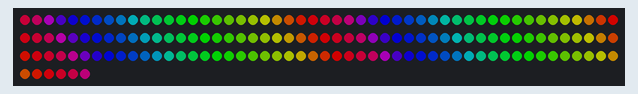
Recording of a sketch running on a simulated Arduino Nano, built with avr-gcc and run on an emulated ATmega328P. On the bench: 156 RGB LEDs in strip order, left to right, continuing on the next row. Dim RGB values are drawn brighter than linear; colours are those a GRB WS2812 strip shows for the declared byte order; the local clock reads 2024-03-15 10:24:30 at power-on unless the sketch sets it; what the sketch prints to the serial monitor is not drawn.

Above: at 3.1 s.
At 90.4 s:
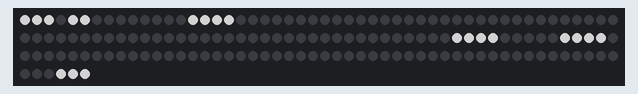

Measured:
- what the display in image 0 shows lasts 5.0 s, from 3.0 s to 8.0 s

The sketch:

WordClockDutch.ino
```cpp
/*
DS3231.ino
Sander de Snaijer
7/24

Turns on led lights based on wired index (index 0 left to right, index 1 right to left, index 2 left to right etc...) and time

Inspired by https://gist.github.com/lean8086 fastLed gist: https://gist.github.com/lean8086/87455e205271c8d83e8e30e5d04b24d4
*/

#include <DS3231.h>
#include <Wire.h>
#include <FastLED.h>

// DS3231
DS3231 myRTC;
bool h12Flag = false;
bool pmFlag = false;
DateTime myDT;

// FastLed
#define DATA_PIN 17 // A3 on Nano
#define TOTAL_LEDS 156
#define BRIGHTNESS 123
#define LED_TYPE WS2812B
#define POWERUP_SAFETY_DELAY 3000  // Avoid to fry the LEDs
#define MAX_SENTENCE_LENGTH 19
#define MAX_HOURS_LENGTH 6
#define MAX_HOURS_STRING_LENGTH 3

CRGB leds[TOTAL_LEDS];

// Clock layout
// HETAISKEENLMX
// TWEEDRIEVIERD
// VIJFZESZEVENG
// DERNEGENXENSX
// ACHTVEER-TIEN
// KWARTELFXSAND
// RTWAALFAVOORP
// OVERXHALFQEEN
// TWEEDRIEVIERQ
// VIJFZESZEVENL
// ACHTNEGENTIEN
// ELFTWAALFXUUR

const uint8_t PROGMEM TopNumbers[12][MAX_HOURS_LENGTH] = {
  { 79, 80, 81, 82, 83, 84 },
  { 7, 8, 9, -1, -1, -1 },
  { 22, 23, 24, 25, -1, -1 },
  { 18, 19, 20, 21, -1, -1 },
  { 14, 15, 16, 17, -1, -1 },
  { 26, 27, 28, 29, -1, -1 },
  { 30, 31, 32, -1, -1, -1 },
  { 33, 34, 35, 36, 37, -1 },
  { 52, 53, 54, 55, -1, -1 },
  { 44, 45, 46, 47, 48, -1 },
  { 61, 62, 63, 64, -1, -1 },
  { 70, 71, 72, -1, -1, -1 },
};

const uint8_t PROGMEM BottomNumbers[12][MAX_HOURS_LENGTH] = {
  { 147, 148, 149, 150, 151, 152 },
  { 91, 92, 93, -1, -1, -1 },
  { 104, 105, 106, 107, -1, -1 },
  { 108, 109, 110, 111, -1, -1 },
  { 112, 113, 114, 115, -1, -1 },
  { 126, 127, 128, 129, -1, -1 },
  { 123, 124, 125, -1, -1, -1 },
  { 118, 119, 120, 121, 122, -1 },
  { 130, 131, 132, 133, -1, -1 },
  { 134, 135, 136, 137, 138, -1 },
  { 139, 140, 141, 142, -1, -1 },
  { 153, 154, 155, -1, -1, -1 },
};

const PROGMEM uint8_t SentenceLetters[60][MAX_SENTENCE_LENGTH] = {
  { 0, 1, 2, 4, 5, -1, -1, -1, -1, -1, -1, -1, -1, -1, -1, -1, -1, -1, -1 },
  { 0, 1, 2, 4, 5, 7, 8, 9, 100, 101, 102, 103, -1, -1, -1, -1, -1, -1, -1 },
  { 0, 1, 2, 4, 5, 22, 23, 24, 25, 100, 101, 102, 103, -1, -1, -1, -1, -1, -1 },
  { 0, 1, 2, 4, 5, 18, 19, 20, 21, 100, 101, 102, 103, -1, -1, -1, -1, -1, -1 },
  { 0, 1, 2, 4, 5, 14, 15, 16, 17, 100, 101, 102, 103, -1, -1, -1, -1, -1, -1 },
  { 0, 1, 2, 4, 5, 26, 27, 28, 29, 100, 101, 102, 103, -1, -1, -1, -1, -1, -1 },
  { 0, 1, 2, 4, 5, 30, 31, 32, 100, 101, 102, 103, -1, -1, -1, -1, -1, -1, -1 },
  { 0, 1, 2, 4, 5, 33, 34, 35, 36, 37, 100, 101, 102, 103, -1, -1, -1, -1, -1 },
  { 0, 1, 2, 4, 5, 52, 53, 54, 55, 100, 101, 102, 103, -1, -1, -1, -1, -1, -1 },
  { 0, 1, 2, 4, 5, 44, 45, 46, 47, 48, 100, 101, 102, 103, -1, -1, -1, -1, -1 },
  { 0, 1, 2, 4, 5, 61, 62, 63, 64, 100, 101, 102, 103, -1, -1, -1, -1, -1, -1 },
  { 0, 1, 2, 4, 5, 70, 71, 72, 100, 101, 102, 103, -1, -1, -1, -1, -1, -1, -1 },
  { 0, 1, 2, 4, 5, 79, 80, 81, 82, 83, 84, 100, 101, 102, 103, -1, -1, -1, -1 },
  { 0, 1, 2, 4, 5, 49, 50, 51, 61, 62, 63, 64, 60, 100, 101, 102, 103, -1, -1 },
  { 0, 1, 2, 4, 5, 56, 57, 58, 59, 61, 62, 63, 64, 60, 100, 101, 102, 103, -1 },
  { 0, 1, 2, 4, 5, 73, 74, 75, 76, 77, 100, 101, 102, 103, -1, -1, -1, -1, -1 },
  { 0, 1, 2, 4, 5, 30, 31, 32, 60, 61, 62, 63, 64, 100, 101, 102, 103, -1, -1 },
  { 0, 1, 2, 4, 5, 33, 34, 35, 36, 37, 60, 61, 62, 63, 64, 100, 101, 102, 103 },
  { 0, 1, 2, 4, 5, 52, 53, 54, 55, 60, 61, 62, 63, 64, 100, 101, 102, 103, -1 },
  { 0, 1, 2, 4, 5, 44, 45, 46, 47, 48, 60, 61, 62, 63, 64, 100, 101, 102, 103 },
  { 0, 1, 2, 4, 5, 61, 62, 63, 64, 86, 87, 88, 89, 95, 96, 97, 98, -1, -1 },
  { 0, 1, 2, 4, 5, 44, 45, 46, 47, 48, 86, 87, 88, 89, 95, 96, 97, 98, -1 },
  { 0, 1, 2, 4, 5, 52, 53, 54, 55, 86, 87, 88, 89, 95, 96, 97, 98, -1, -1 },
  { 0, 1, 2, 4, 5, 33, 34, 35, 36, 37, 86, 87, 88, 89, 95, 96, 97, 98, -1 },
  { 0, 1, 2, 4, 5, 30, 31, 32, 86, 87, 88, 89, 95, 96, 97, 98, -1, -1, -1 },
  { 0, 1, 2, 4, 5, 26, 27, 28, 29, 86, 87, 88, 89, 95, 96, 97, 98, -1, -1 },
  { 0, 1, 2, 4, 5, 14, 15, 16, 17, 86, 87, 88, 89, 95, 96, 97, 98, -1, -1 },
  { 0, 1, 2, 4, 5, 18, 19, 20, 21, 86, 87, 88, 89, 95, 96, 97, 98, -1, -1 },
  { 0, 1, 2, 4, 5, 22, 23, 24, 25, 86, 87, 88, 89, 95, 96, 97, 98, -1, -1 },
  { 0, 1, 2, 4, 5, 7, 8, 9, 86, 87, 88, 89, 95, 96, 97, 98, -1, -1, -1 },
  { 0, 1, 2, 4, 5, 95, 96, 97, 98, -1, -1, -1, -1, -1, -1, -1, -1, -1, -1 },
  { 0, 1, 2, 4, 5, 7, 8, 9, 100, 101, 102, 103, 95, 96, 97, 98, -1, -1, -1 },
  { 0, 1, 2, 4, 5, 22, 23, 24, 25, 100, 101, 102, 103, 95, 96, 97, 98, -1, -1 },
  { 0, 1, 2, 4, 5, 18, 19, 20, 21, 100, 101, 102, 103, 95, 96, 97, 98, -1, -1 },
  { 0, 1, 2, 4, 5, 14, 15, 16, 17, 100, 101, 102, 103, 95, 96, 97, 98, -1, -1 },
  { 0, 1, 2, 4, 5, 26, 27, 28, 29, 100, 101, 102, 103, 95, 96, 97, 98, -1, -1 },
  { 0, 1, 2, 4, 5, 30, 31, 32, 100, 101, 102, 103, 95, 96, 97, 98, -1, -1, -1 },
  { 0, 1, 2, 4, 5, 33, 34, 35, 36, 37, 100, 101, 102, 103, 95, 96, 97, 98, -1 },
  { 0, 1, 2, 4, 5, 52, 53, 54, 55, 100, 101, 102, 103, 95, 96, 97, 98, -1, -1 },
  { 0, 1, 2, 4, 5, 44, 45, 46, 47, 48, 100, 101, 102, 103, 95, 96, 97, 98, -1 },
  { 0, 1, 2, 4, 5, 61, 62, 63, 64, 100, 101, 102, 103, 95, 96, 97, 98, -1, -1 },
  { 0, 1, 2, 4, 5, 44, 45, 46, 47, 48, 60, 61, 62, 63, 64, 86, 87, 88, 89 },
  { 0, 1, 2, 4, 5, 52, 53, 54, 55, 60, 61, 62, 63, 64, 86, 87, 88, 89, -1 },
  { 0, 1, 2, 4, 5, 33, 34, 35, 36, 37, 60, 61, 62, 63, 64, 86, 87, 88, 89 },
  { 0, 1, 2, 4, 5, 30, 31, 32, 60, 61, 62, 63, 64, 86, 87, 88, 89, -1, -1 },
  { 0, 1, 2, 4, 5, 73, 74, 75, 76, 77, 86, 87, 88, 89, -1, -1, -1, -1, -1 },
  { 0, 1, 2, 4, 5, 56, 57, 58, 59, 61, 62, 63, 64, 60, 86, 87, 88, 89, -1 },
  { 0, 1, 2, 4, 5, 49, 50, 51, 61, 62, 63, 64, 60, 86, 87, 88, 89, -1, -1 },
  { 0, 1, 2, 4, 5, 79, 80, 81, 82, 83, 84, 86, 87, 88, 89, -1, -1, -1, -1 },
  { 0, 1, 2, 4, 5, 70, 71, 72, 86, 87, 88, 89, -1, -1, -1, -1, -1, -1, -1 },
  { 0, 1, 2, 4, 5, 61, 62, 63, 64, 86, 87, 88, 89, -1, -1, -1, -1, -1, -1 },
  { 0, 1, 2, 4, 5, 44, 45, 46, 47, 48, 86, 87, 88, 89, -1, -1, -1, -1, -1 },
  { 0, 1, 2, 4, 5, 52, 53, 54, 55, 86, 87, 88, 89, -1, -1, -1, -1, -1, -1 },
  { 0, 1, 2, 4, 5, 33, 34, 35, 36, 37, 86, 87, 88, 89, -1, -1, -1, -1, -1 },
  { 0, 1, 2, 4, 5, 30, 31, 32, 86, 87, 88, 89, -1, -1, -1, -1, -1, -1, -1 },
  { 0, 1, 2, 4, 5, 26, 27, 28, 29, 86, 87, 88, 89, -1, -1, -1, -1, -1, -1 },
  { 0, 1, 2, 4, 5, 14, 15, 16, 17, 86, 87, 88, 89, -1, -1, -1, -1, -1, -1 },
  { 0, 1, 2, 4, 5, 18, 19, 20, 21, 86, 87, 88, 89, -1, -1, -1, -1, -1, -1 },
  { 0, 1, 2, 4, 5, 22, 23, 24, 25, 86, 87, 88, 89, -1, -1, -1, -1, -1, -1 },
  { 0, 1, 2, 4, 5, 7, 8, 9, 86, 87, 88, 89, -1, -1, -1, -1, -1, -1, -1 },
};

const PROGMEM uint8_t Hours[MAX_HOURS_STRING_LENGTH] = { 143, 144, 145 };

int lastMinutes = -1;
bool isDebug = false;

void setupLeds() {
  delay(POWERUP_SAFETY_DELAY);
  FastLED.addLeds<LED_TYPE, DATA_PIN>(leds, TOTAL_LEDS);
  FastLED.setBrightness(BRIGHTNESS);
  // clear all leds first
  FastLED.clear();  // clear all pixel data
  FastLED.show();
}

void setupClock() {
  Wire.begin();  // Start the I2C interface
}

void setup() {
  setupLeds();
  setupClock();
  Serial.begin(57600);  // Start the serial interface
  Serial.print("initialise clock");
  Serial.println();
}

byte getNextHour() {
  uint32_t timeStamp = DateTime(RTClib::now()).unixtime();
  timeStamp += (1 * (60 * 60));  // add 1 hours
  DateTime myDT2 = DateTime(timeStamp);
  return myDT2.hour() % 12;
}

void rainbow_wave(uint8_t thisSpeed, uint8_t deltaHue) {  // The fill_rainbow call doesn't support brightness levels.
  uint8_t thisHue = beat8(thisSpeed, 255);                // A simple rainbow march.
  fill_rainbow(leds, TOTAL_LEDS, thisHue, deltaHue);      // Use FastLED's fill_rainbow routine.
}

void turnOnLed(uint8_t ledIndex) {
  leds[ledIndex] = CRGB::White;
  if (isDebug) {
    Serial.print(ledIndex);
    Serial.print(" ");
  }
}


void loop() {
  uint8_t currentHours = myRTC.getHour(h12Flag, pmFlag) % 12;
  uint8_t currentMinutes = myRTC.getMinute();

  if (isDebug) {
    Serial.print(F("current time "));
    Serial.print(currentHours);
    Serial.print(F(":"));
    Serial.println(currentMinutes);
  }

  // intro
  if (lastMinutes == -1) {
    Serial.print("start intro show");
    Serial.println();

    rainbow_wave(10, 10);  // Speed, delta hue values.
    FastLED.show();
    delay(5000);
  }


  if (lastMinutes != currentMinutes) {
    // clear all leds first
    FastLED.clear();  // clear all pixel data
    FastLED.show();   // updated leds with cleared data

    // first sentence (it is ...)
    for (uint8_t i = 0; i < MAX_SENTENCE_LENGTH; i++) {
      uint8_t letter = pgm_read_byte(&SentenceLetters[currentMinutes][i]);
      if (letter >= 0 && letter < TOTAL_LEDS) {
        turnOnLed(letter);
      }
    }

    // full hour
    if (currentMinutes == 0) {
      // the hours (on top on grid)
      for (uint8_t i = 0; i < MAX_HOURS_LENGTH; i++) {
        uint8_t letter = pgm_read_byte(&TopNumbers[currentHours][i]);
        if (letter >= 0 && letter < TOTAL_LEDS) {
          turnOnLed(letter);
        }
      }
      // ...hour
      for (uint8_t i = 0; i < MAX_HOURS_STRING_LENGTH; i++) {
        uint8_t letter = Hours[i];
        turnOnLed(letter);
      }

    }
    // all other times
    else {
      uint8_t nextHour = currentMinutes < 20 ? currentHours : getNextHour();
      // the hours (on bottom on grid)
      for (uint8_t i = 0; i < MAX_HOURS_LENGTH; i++) {
        uint8_t letter = pgm_read_byte(&BottomNumbers[nextHour][i]);
        if (letter >= 0 && letter < TOTAL_LEDS) {
          turnOnLed(letter);
        }
      }
    }
    // show current active leds
    FastLED.show();
  }

  lastMinutes = currentMinutes;

  if (isDebug) {
    Serial.println();
  }
  delay(1000);
}
```
